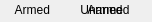
    <widget class="caFrame" name="caFrame_14">
     <property name="geometry">
      <rect>
       <x>125</x>
       <y>225</y>
       <width>152</width>
       <height>22</height>
      </rect>
     </property>
     <widget class="caLabel" name="caLabel_14">
      <property name="geometry">
       <rect>
        <x>0</x>
        <y>0</y>
        <width>50</width>
        <height>20</height>
       </rect>
      </property>
      <property name="frameShape">
       <enum>QFrame::NoFrame</enum>
      </property>
      <property name="text">
       <string>Armed</string>
      </property>
      <property name="alignment">
       <set>Qt::AlignAbsolute|Qt::AlignRight|Qt::AlignTrailing|Qt::AlignVCenter</set>
      </property>
      <property name="fontScaleMode">
       <enum>ESimpleLabel::Height</enum>
      </property>
      <property name="foreground">
       <color>
        <red>0</red>
        <green>0</green>
        <blue>0</blue>
       </color>
      </property>
      <property name="background">
       <color alpha="0">
        <red>0</red>
        <green>0</green>
        <blue>0</blue>
       </color>
      </property>
     </widget>
     <widget class="caFrame" name="caFrame_15">
      <property name="geometry">
       <rect>
        <x>60</x>
        <y>0</y>
        <width>92</width>
        <height>22</height>
       </rect>
      </property>
      <widget class="caLabel" name="caLabel_15">
       <property name="geometry">
        <rect>
         <x>0</x>
         <y>0</y>
         <width>90</width>
         <height>20</height>
        </rect>
       </property>
       <property name="frameShape">
        <enum>QFrame::NoFrame</enum>
       </property>
       <property name="text">
        <string>Armed</string>
       </property>
       <property name="alignment">
        <set>Qt::AlignAbsolute|Qt::AlignCenter|Qt::AlignHCenter|Qt::AlignVCenter</set>
       </property>
       <property name="fontScaleMode">
        <enum>ESimpleLabel::Height</enum>
       </property>
       <property name="foreground">
        <color>
         <red>253</red>
         <green>0</green>
         <blue>0</blue>
        </color>
       </property>
       <property name="background">
        <color alpha="0">
         <red>253</red>
         <green>0</green>
         <blue>0</blue>
        </color>
       </property>
       <property name="visibility">
        <enum>caLabel::IfNotZero</enum>
       </property>
       <property name="channel" stdset="0">
        <string>$(P)$(R)Armed</string>
       </property>
      </widget>
      <widget class="caLabel" name="caLabel_16">
       <property name="geometry">
        <rect>
         <x>0</x>
         <y>0</y>
         <width>90</width>
         <height>20</height>
        </rect>
       </property>
       <property name="frameShape">
        <enum>QFrame::NoFrame</enum>
       </property>
       <property name="text">
        <string>Unarmed</string>
       </property>
       <property name="alignment">
        <set>Qt::AlignAbsolute|Qt::AlignCenter|Qt::AlignHCenter|Qt::AlignVCenter</set>
       </property>
       <property name="fontScaleMode">
        <enum>ESimpleLabel::Height</enum>
       </property>
       <property name="foreground">
        <color>
         <red>40</red>
         <green>147</green>
         <blue>21</blue>
        </color>
       </property>
       <property name="background">
        <color alpha="0">
         <red>40</red>
         <green>147</green>
         <blue>21</blue>
        </color>
       </property>
       <property name="visibility">
        <enum>caLabel::IfZero</enum>
       </property>
       <property name="channel" stdset="0">
        <string>$(P)$(R)Armed</string>
       </property>
      </widget>
     </widget>
    </widget>
